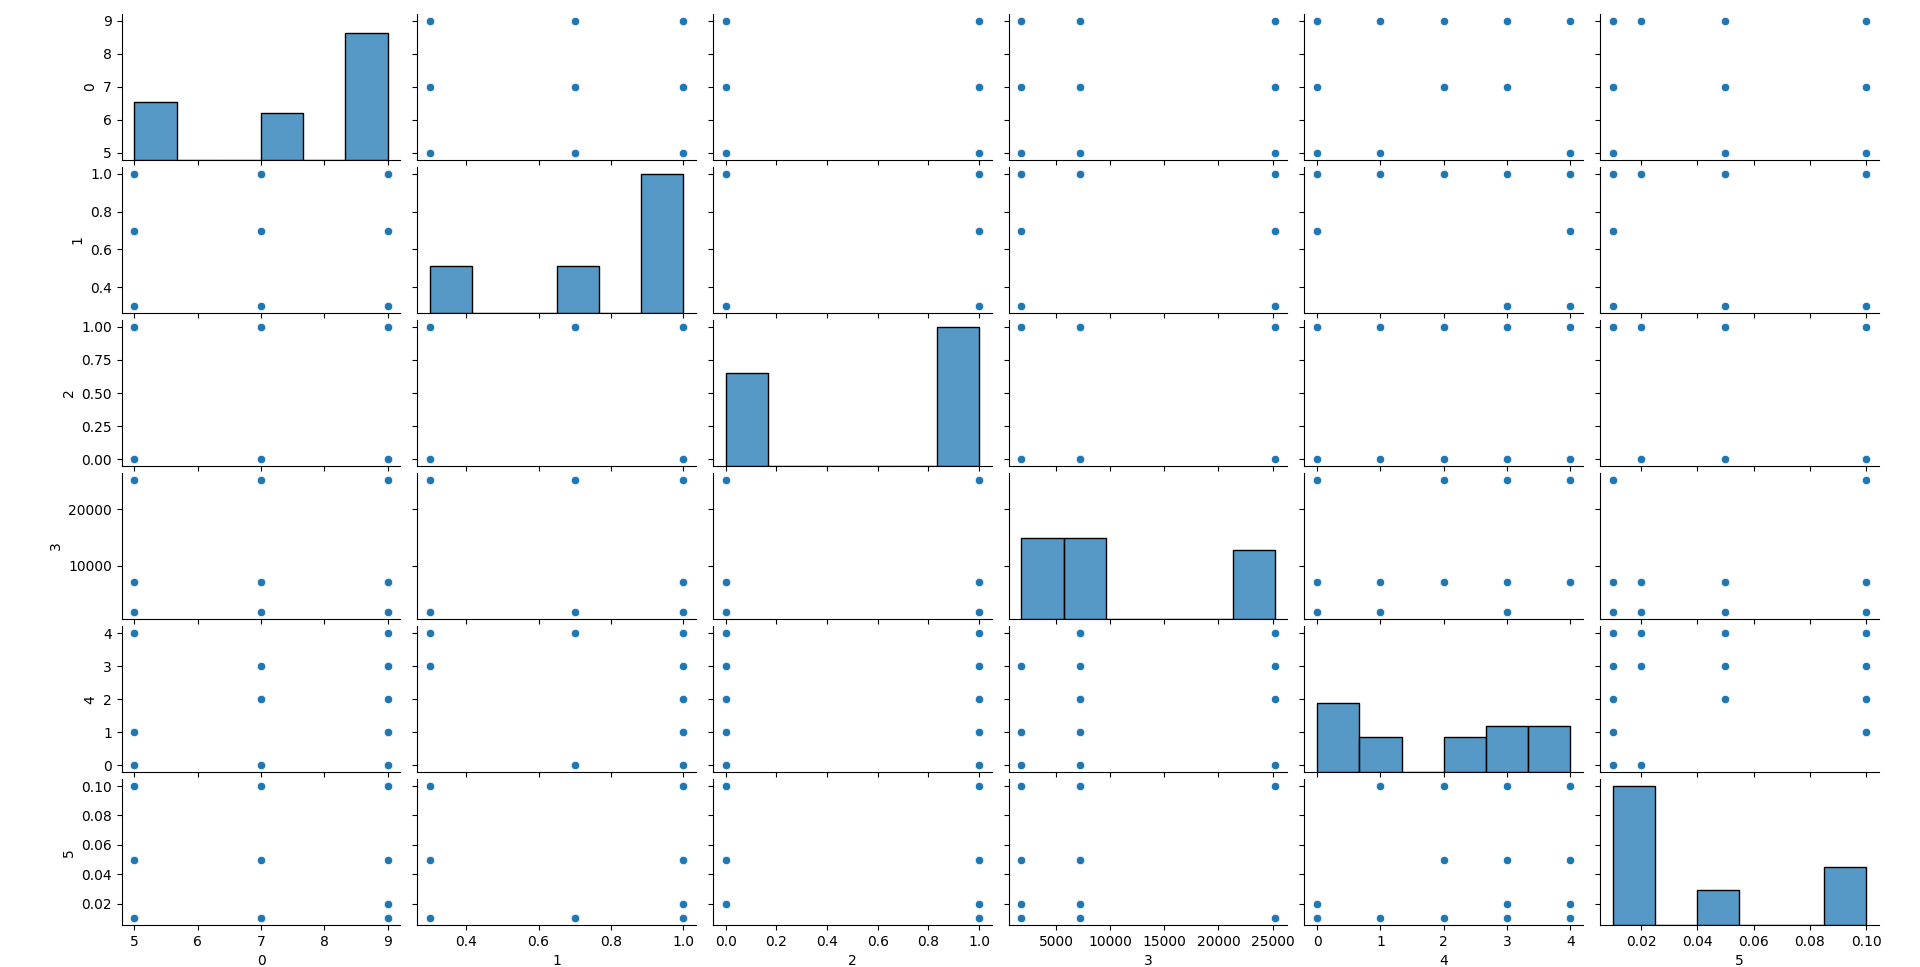

Reproduce this figure in Python.
a=[[5,	1,	0,	1800,	1,	0.1],
[9,	1,	1,	7200,	1,	0.1],
[5,	0.7,	1,	25200,	4,	0.01],
[7,	0.7,	1,	25200,	0,	0.01],
[9,	1,	0,	7200,	3,	0.02],
[5,	0.3,	0,	25200,	4,	0.1],
[7,	1,	1,	25200,	2,	0.01],
[9,	0.3,	0,	1800,	3,	0.1],
[9,	1,	0,	7200,	4,	0.02],
[9,	1,	0,	1800,	0,	0.02],
[9,	1,	1,	7200,	2,	0.05],
[9,	1,	1,	1800,	0,	0.02],
[5,	1,	0,	7200,	4,	0.05],
[9,	0.3,	1,	25200,	3,	0.01],
[5,	0.7,	1,	1800,	0,	0.01],
[9,	0.7,	1,	25200,	0,	0.01],
[9,	1,	1,	1800,	1,	0.01],
[9,	1,	1,	7200,	0,	0.01],
[7,	0.3,	1,	1800,	3,	0.05],
[7,	1,	0,	7200,	2,	0.1]]


import seaborn as sns
import pandas as pd

b = sns.pairplot(pd.DataFrame(a))

print("s")


valstr = "{0:e}".format(1e4)
epos = valstr.rfind('e')
exponent = valstr[epos+1:]
print (int(exponent))
